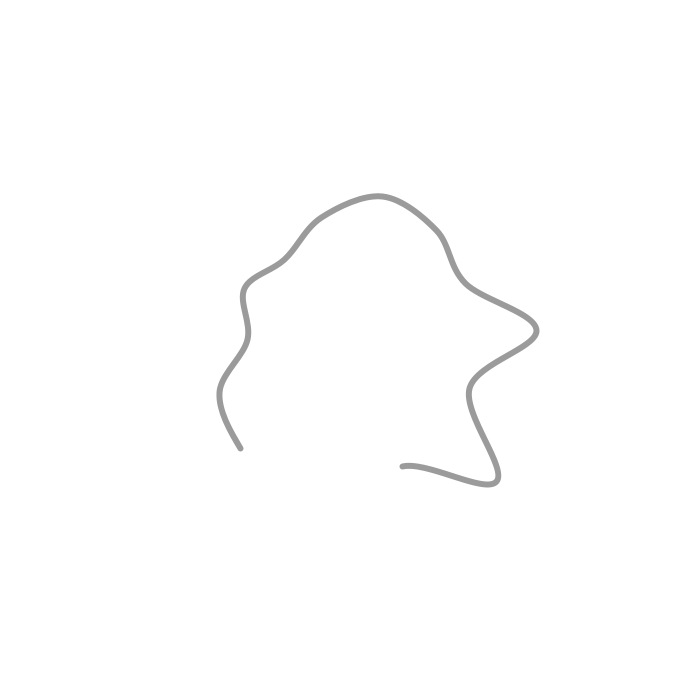
Frame 1 (no input)
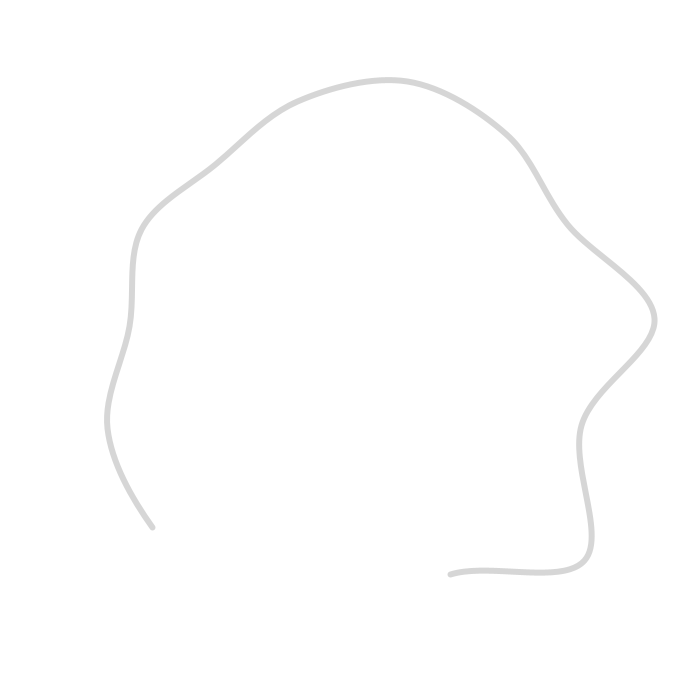
Frame 60 (the mouse pressed at the canvas centre just before this capture)
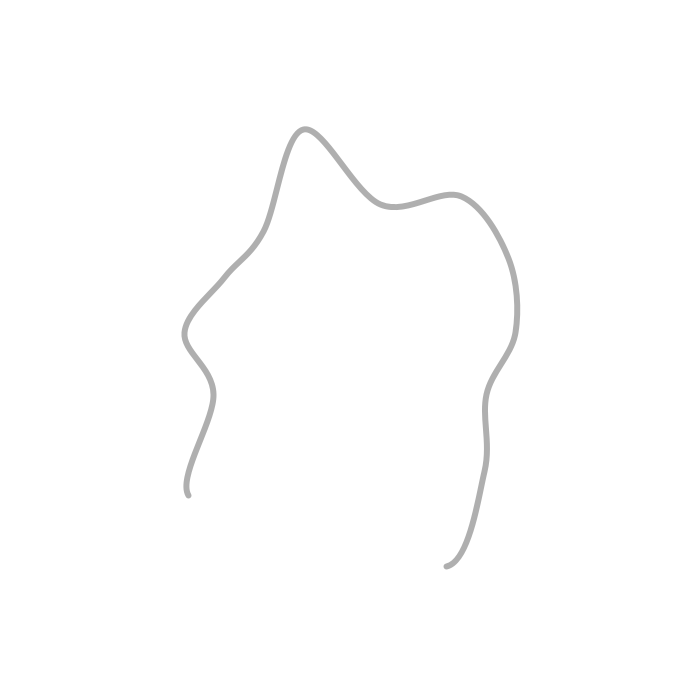
Frame 120 (the mouse held since frame 60 and released just before this capture)

The Processing sketch that drew these frames (run headless with seeded random() and noise(); from frame 60 on, the mouse is pressed at the canvas centre):

// Processing sketch: circle
// ── circle.pde
PVector center;
int numPoints=15;
float [] pointsRadius = new float[numPoints];
float angle=TWO_PI/(float)numPoints;
int life = 100;
int growth = 2;

void setup() {
  size(700, 700);
  background(255);
  noFill();
  stroke(40, 40, 0);
  strokeWeight(6);
  
  center  = new PVector(width/2, height/2);
  

  makeCircle();
  
}

void draw(){
  
  background(255);
  noFill();
  strokeWeight(6);
     
  beginShape();
  for(int i=0;i<numPoints;i++)
  {
    
    pointsRadius[i] += growth;
    stroke(0, 0, 0, life);
    curveVertex(center.x + pointsRadius[i]*sin(angle*i), center.y + pointsRadius[i]*cos(angle*i));
  
  }
  endShape();
  
  life--;
  
  if(life <= 1)
  {
    life = 100;
    makeCircle();
  }
  
}


void makeCircle()
{
  for(int i=0;i<numPoints;i++){
    pointsRadius[i] = random(100, 200);
  }
}
